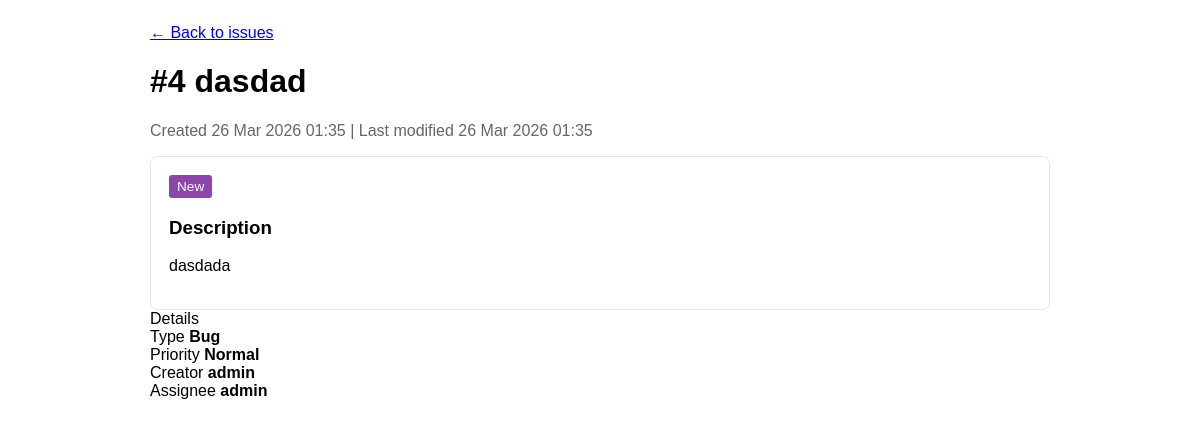
The page /issue/4/ on the database its author committed.
### issues/models.py (models this page shows, shortened)
class Issue(models.Model):
    STATUS_CHOICES = [('New', 'New'), ('In Progress', 'In Progress'), ('Ready for test', 'Ready for test'), ('Closed', 'Closed'), ('Needs Info', 'Needs Info'), ('Rejected', 'Rejected'), ('Postponed', 'Postponed')]
    PRIORITY_CHOICES = [('Low', 'Low'), ('Normal', 'Normal'), ('High', 'High')]
    TYPE_CHOICES = [('Bug', 'Bug'), ('Question', 'Question'), ('Enhancement', 'Enhancement')]
    SEVERITY_CHOICES = [('Minor', 'Minor'), ('Normal', 'Normal'), ('Important', 'Important'), ('Critical', 'Critical')]
    subject = models.CharField(max_length=200) # En Taiga és 'Subject', no 'Title'
    description = models.TextField(blank=True)
    creator = models.ForeignKey(User, on_delete=models.CASCADE, related_name='created_issues')
    assignee = models.ForeignKey(User, on_delete=models.SET_NULL, null=True, blank=True, related_name='assigned_issues')
    status = models.CharField(max_length=20, choices=STATUS_CHOICES, default='New')
    priority = models.CharField(max_length=20, choices=PRIORITY_CHOICES, default='Normal')
    issue_type = models.CharField(max_length=20, choices=TYPE_CHOICES, default='Bug')
    issue_severity = models.CharField(max_length=20, choices=SEVERITY_CHOICES, default='Normal')
    deadline = models.DateField(null=True, blank=True)
    created_at = models.DateTimeField(auto_now_add=True)
    modified_at = models.DateTimeField(auto_now=True)

### issues/views.py (the view)
# urls.py: path('issue/<int:issue_id>/', issue_detail, name='issue_detail'),
def issue_detail(request, issue_id):
    issue = get_object_or_404(Issue, id=issue_id)
    return render(request, 'issues/detail.html', {'issue': issue})

### issues/templates/issues/detail.html (shortened to what this page needs)
<div class="container">
    <div class="main">
        <a href="{% url 'issue_list' %}">&larr; Back to issues</a>
        <h1>#{{ issue.id }} {{ issue.subject }}</h1>
        <div class="meta">
            Created {{ issue.created_at|date:"d M Y H:i" }} |
            Last modified {{ issue.modified_at|date:"d M Y H:i" }}
        </div>
        <div class="card">
            <span class="badge">{{ issue.status }}</span>
            <h3>Description</h3>
            <p>{{ issue.description|linebreaksbr|default:"No description" }}</p>
        </div>
    </div>
    <div class="sidebar">
        <div class="side-card">
            <div class="side-title">Details</div>
            <div class="item">
                <span>Type</span>
                <strong>{{ issue.issue_type }}</strong>
            </div>
            <div class="item">
                <span>Priority</span>
                <strong>{{ issue.priority }}</strong>
            </div>
            <div class="item">
                <span>Creator</span>
                <strong>{{ issue.creator.username }}</strong>
            </div>
            <div class="item">
                <span>Assignee</span>
                <strong>
                    {% if issue.assignee %}
                        {{ issue.assignee.username }}
                    {% else %}
                        Unassigned
                    {% endif %}
                </strong>
            </div>
        </div>
    </div>
</div>

### issues/templates/issues/detail.html (style rules this page uses)
.meta { color: #666; margin-bottom: 16px; }
.badge { display: inline-block; padding: 4px 8px; border-radius: 3px; background: #8e44ad; color: #fff; font-size: 0.85em; }
.card { border: 1px solid #e5e5e5; border-radius: 8px; padding: 18px; }

### rows shown on the page
Issue: id "4", subject "dasdad", created_at "26 Mar 2026 01:35", modified_at "26 Mar 2026 01:35", status "New", description "dasdada", issue_type "Bug", priority "Normal", creator.username "admin", assignee.username "admin"
